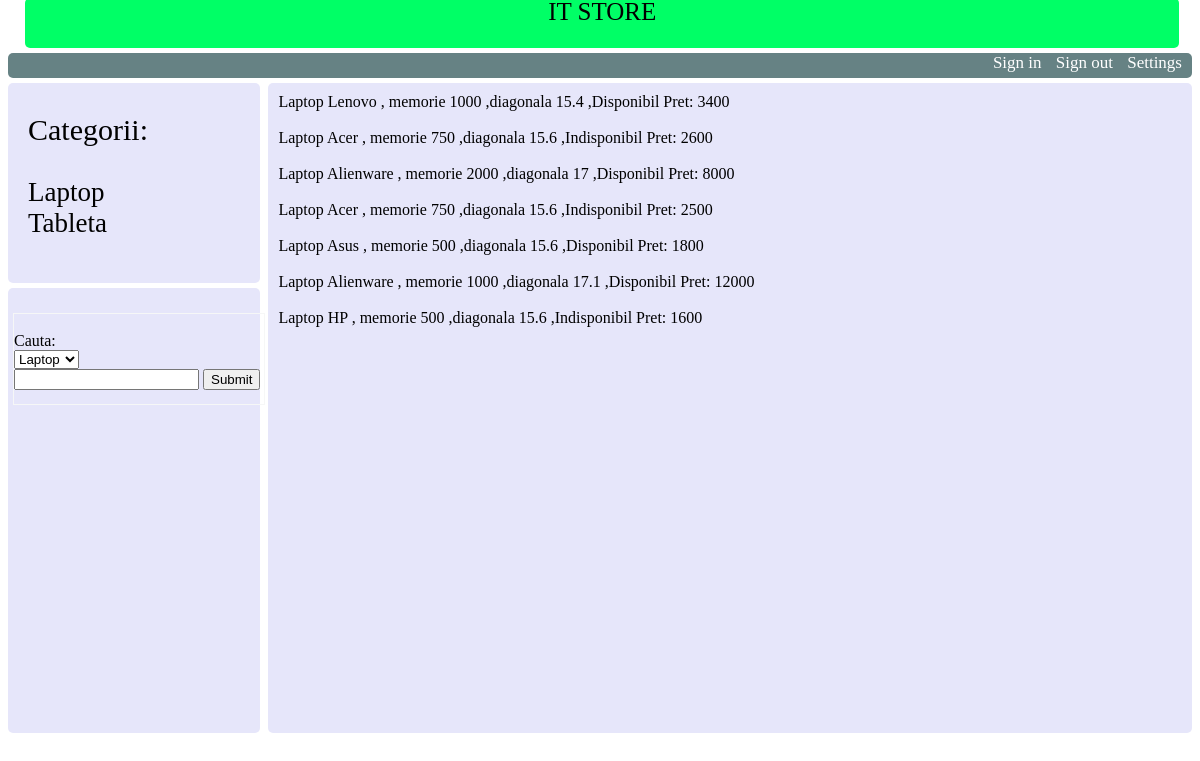
The page /Laptop.php on the database its author committed.
### tables this page shows
CREATE TABLE `produs` (
  `IDP` int(11) NOT NULL,
  `Tip` varchar(7) NOT NULL,
  `Producator` varchar(25) NOT NULL,
  `Memorie` int(4) NOT NULL,
  `Diagonala` float NOT NULL,
  `OS` varchar(15) DEFAULT NULL,
  `Disp` varchar(15) NOT NULL,
  `Pret` int(11) NOT NULL
);

### Laptop.php (the view, shortened to what this page needs)
<!DOCTYPE html>
<html>
	<head>
		<link type="text/css" rel="stylesheet" href="stylesheet.css"/>
	</head>
	<body>
	    <div id="header">
			IT STORE
	    </div>
	    <div id="sign_out">
	    	<li id="list">
				<a class="butonn" href="Client.php ">Sign in      </a>
	    		<a class="butonn" href="logout.php">Sign out     </a>
	    		<a class="butonn" href="#">Settings     </a>
	    	</li>
	    </div>
	    <div id="left">
	    	<p id="categ">Categorii: </p>
				<a class="buton" href="Laptop.php">Laptop </a>
				<a class="buton" href="Tableta.php">Tableta </a>
	    </div>
		<div id="left_bottom">
			<div id="Search_form">
				<form action="Produse.php" method="POST">
					<br>Cauta: <br>
					<select name="filter">
						<option value="Laptop">Laptop</option>
					</select> <br>
					<input type="text" name="cauta">
					<input type="submit" name="submit">
				</form>
			</div>
		</div>
	    <div id="right">
		<div style="margin-top:10px; margin-left:10px;">
<?php
		$product_type = 'Laptop';
		$query = "SELECT * FROM `produs` WHERE `Tip` = '$product_type' ORDER BY `IDP` ";
		if($query_run = mysql_query($query)) {
			if(mysql_num_rows($query_run) == NULL) {
				echo 'Nu exista niciun produs dupa criteriul cautat';
			} else {
				while($query_row = mysql_fetch_assoc($query_run)) {
					$producator = $query_row['Producator'];
					$memorie = $query_row['Memorie'];
					$diagonala = $query_row['Diagonala'];
					$disp = $query_row['Disp'];
					$price = $query_row['Pret'];
					echo "$product_type".' '.$producator.' , memorie '.$memorie.' ,diagonala '.$diagonala.' ,'.$disp.'   Pret: '.$price.'<br><br>';
				}
			}
		} else {
			echo mysql_error();
		}
?>
		</div>
		</div>
	</body>
</html>

### stylesheet.css (style rules this page uses)
#header { margin-left: 17px; position: relative; margin-top: -10px; background-color: #00FF66; width: 97.5%; height:50px; text-align: center; font-size: 25px; border-radius: 5px; }
#sign_out { position: relative; margin-top: 5px; background-color: #668284; width: 100%; height: 25px; border-radius: 5px; text-align: right; display: block; }
#list { text-decoration: none; display: block; }
.butonn { color: white; text-decoration: none; font-size: 17px; margin-right: 10px; }
#left { position: absolute; margin-top: 5px; background-color: #E6E6FA; width: 21%; height: 200px; border-radius: 5px; }
#categ { margin-left: 20px; font-size: 30px; }
.buton { color: black; text-decoration: none; font-size: 27px; margin-left: 20px; display: block; }
#right { float: right; margin-top: 5px; background-color: #E6E6FA; width: 78%; height: 650px; border-radius: 5px; display: block; overflow: auto; }
#Search_form { width: 250px; height: 90px; margin-left: 5px; margin-top: 25px; border: solid 1px #F6F7F7; }
#left_bottom { position: absolute; margin-top: 210px; background-color: #E6E6FA; width: 21%; height: 445px; border-radius: 5px; }

### rows shown on the page
produs: Producator "Lenovo", Memorie "1000", Diagonala "15.4", Disp "Disponibil", Pret "3400"
produs: Producator "Acer", Memorie "750", Diagonala "15.6", Disp "Indisponibil", Pret "2600"
produs: Producator "Alienware", Memorie "2000", Diagonala "17", Disp "Disponibil", Pret "8000"
produs: Producator "Acer", Memorie "750", Diagonala "15.6", Disp "Indisponibil", Pret "2500"
produs: Producator "Asus", Memorie "500", Diagonala "15.6", Disp "Disponibil", Pret "1800"
produs: Producator "Alienware", Memorie "1000", Diagonala "17.1", Disp "Disponibil", Pret "12000"
produs: Producator "HP", Memorie "500", Diagonala "15.6", Disp "Indisponibil", Pret "1600"
